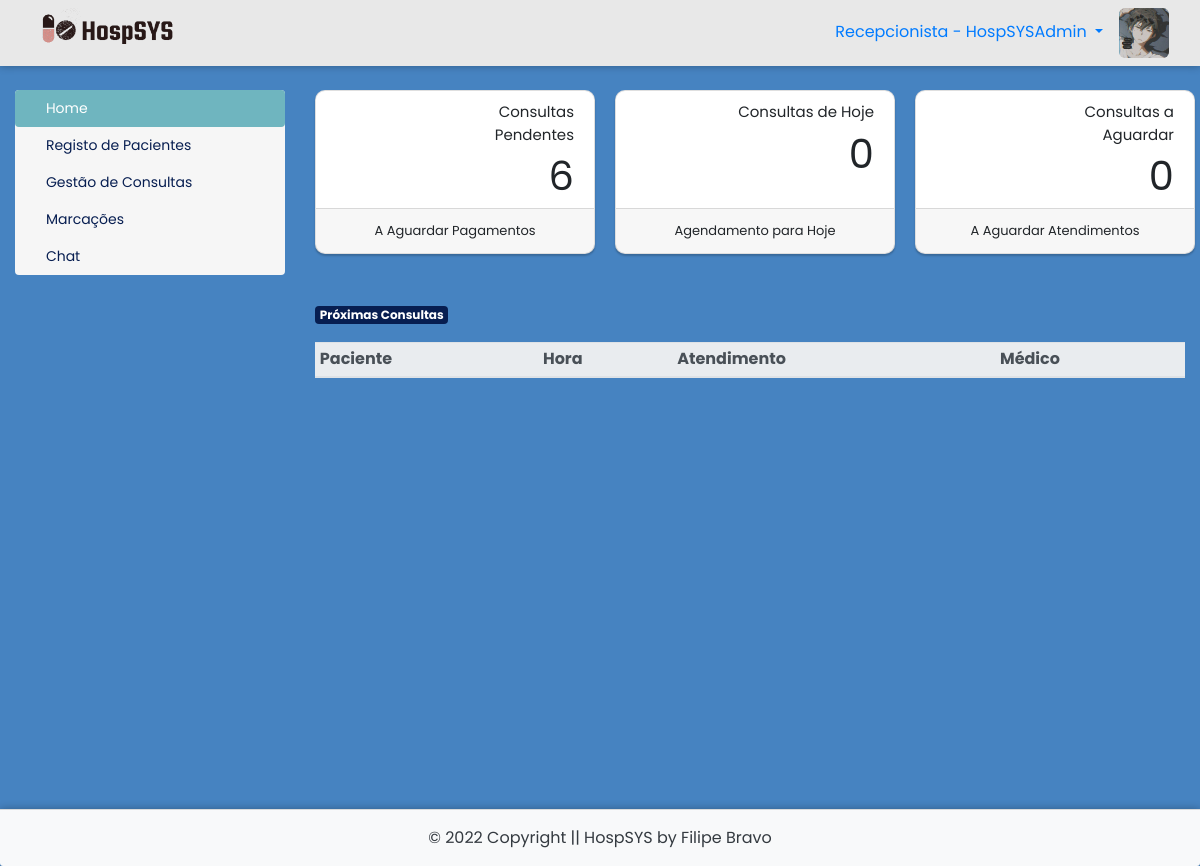
Screenshot of /painel-atend/index.php (signed in) with the database file from the repository.
### tables this page shows
CREATE TABLE `utilizadores` (
  `id` int(11) NOT NULL AUTO_INCREMENT,
  `nome` varchar(30) NOT NULL,
  `email` varchar(40) NOT NULL,
  `nif` varchar(20) NOT NULL,
  `cc` varchar(20) NOT NULL,
  `telefone` varchar(20) NOT NULL,
  `data_nascimento` date NOT NULL,
  `data_entrada` date DEFAULT NULL,
  `cedula` varchar(20) DEFAULT NULL,
  `especialidade` int(11) DEFAULT NULL,
  `consultorio` varchar(40) DEFAULT NULL,
  `password` varchar(200) NOT NULL,
  `nivel` varchar(25) NOT NULL,
  `foto` varchar(150) DEFAULT NULL,
  `code` int(50) NOT NULL,
  `status` varchar(30) NOT NULL,
  `estado_conta` varchar(15) NOT NULL,
  PRIMARY KEY (`id`),
  KEY `especialidade` (`especialidade`),
  CONSTRAINT `utilizadores_ibfk_1` FOREIGN KEY (`especialidade`) REFERENCES `especialidades` (`id`) ON DELETE CASCADE
);

### painel-atend/index.php (the view, shortened to what this page needs)
<?php
require_once("../conexao.php");
$id_utilizador = $_SESSION['id_utilizador'];
$resultado_foto = $pdo->query("SELECT * from utilizadores where id = $id_utilizador");
$dados_foto = $resultado_foto->fetchAll(PDO::FETCH_ASSOC);
$foto = $dados_foto[0]['foto'];
$resultado_nome = $pdo->query("SELECT * from utilizadores where id = $id_utilizador");
$dados_nome = $resultado_nome->fetchAll(PDO::FETCH_ASSOC);
$nome_utilizador = $dados_nome[0]['nome'];
$item1 = 'home';
$item2 = 'pacientes';
$item3 = 'consultas';
$item4 = 'marcacoes';
$item5 = 'editar-perfil';
$item6 = 'chat';
if(@$_GET['acao'] == $item1){
	$item1ativo = 'active';
}elseif (@$_GET['acao'] == $item2) {
	$item2ativo = 'active';
}elseif (@$_GET['acao'] == $item3) {
	$item3ativo = 'active';
}elseif (@$_GET['acao'] == $item4) {
	$item4ativo = 'active';
}elseif (@$_GET['acao'] == $item6) {
	$item6ativo = 'active';
}elseif (@$_GET['acao'] == 'chat1') {
	$item6ativo = 'active';
}else{
	$item1ativo = 'active';
}
?>
<!DOCTYPE html>
<html lang="pt-pt">
<head>
	<link rel="stylesheet" href="https://stackpath.bootstrapcdn.com/bootstrap/4.4.1/css/bootstrap.min.css">
	<link rel="stylesheet" href="../CSS/painel.css">
	<link rel="stylesheet" href="../CSS/footer.css">
	<link rel="stylesheet" href="../CSS/style1.css">
 	<link rel="stylesheet" href="https://cdnjs.cloudflare.com/ajax/libs/font-awesome/5.15.2/css/all.min.css"/>
	<link rel="stylesheet" href="https://cdnjs.cloudflare.com/ajax/libs/font-awesome/5.11.2/css/all.css">
</head>
<body>
<div style="box-shadow:0px 0px 8px rgba(0, 0, 0, 0.3);">
	<nav class="navbar navbar-light bg-light">
		<div class="col-md-12">
			<img class="float-left" src="../img/logohorizontal.png">
			<div class="float-right">
				<?php echo'<img style="height: 50px; width: 50px; border-radius: 6px;" src="../img/fotos-perfil/'.$foto.'">';?>
			</div>
			<li class="float-right nav-item dropdown">
				<a class="float-right nav-link dropdown-toggle mt-1" href="#" id="navbarDropdown" role="button" data-toggle="dropdown" aria-haspopup="true" aria-expanded="false">
					Recepcionista - <?php echo $nome_utilizador; ?>
				</a>
			</li>
			</div>
	</div>
<div class="main-container">
	<div class="container-fluid mt-4">
		<div class="row">
			<div class="col-md-3 col-sm-12 mb-4">
				<div class="nav flex-column nav-pills" id="v-pills-tab" role="tablist" aria-orientation="vertical">
					<a class="nav-link <?php echo $item1ativo ?>" id="v-pills-home-tab" href="index.php?acao=<?php echo $item1 ?>" role="tab" aria-controls="v-pills-home" aria-selected="true"><i class="fas fa-home mr-1"></i>Home</a>
					<a class="nav-link <?php echo $item2ativo ?>" id="link-medicos" href="index.php?acao=<?php echo $item2 ?>" role="tab" aria-controls="v-pills-profile" aria-selected="false"><i class="fas fa-user-injured mr-1"></i>Registo de Pacientes</a>
					<a class="nav-link <?php echo $item3ativo ?>" id="v-pills-messages-tab" href="index.php?acao=<?php echo $item3 ?>" role="tab" aria-controls="v-pills-messages" aria-selected="false"><i class="fas fa-calendar-check mr-1"></i>Gestão de Consultas</a>
					<a class="nav-link <?php echo $item4ativo ?>" id="v-pills-messages-tab" href="index.php?acao=<?php echo $item4 ?>" role="tab" aria-controls="v-pills-messages" aria-selected="false"><i class="fas fa-calendar mr-1"></i>Marcações</a>
					<a class="nav-link <?php echo $item6ativo ?>" id="v-pills-messages-tab" href="index.php?acao=<?php echo $item6 ?>" role="tab" aria-controls="v-pills-messages" aria-selected="false"><i class="fas fa-comments mr-1"></i>Chat</a>
				</div>
			</div>
			<div class="col-md-9 col-sm-12">
				<div class="tab-content" id="v-pills-tabContent">
					<div class="tab-pane fade show active" role="tabpanel">
						<?php if(@$_GET['acao'] == $item1){
							include_once($item1.".php");
						}elseif (@$_GET['acao'] == $item2) {
							include_once($item2.".php");
						}elseif (@$_GET['acao'] == $item3) {
							include_once($item3.".php");
						}elseif (@$_GET['acao'] == $item4) {
							include_once($item4.".php");
						}elseif (@$_GET['acao'] == $item5) {
							include_once($item5.".php");
						}elseif (@$_GET['acao'] == $item6) {
							include_once("users.php");
						}elseif (@$_GET['acao'] == 'chat1') {
							include_once("chat.php");
						}else{
							include_once($item1.".php");
						}
						?>
					</div>
				</div>
			</div>
		</div>
	</div>
	<?php if (@$_GET['acao'] != 'chat1') { include('../footers/footer.php'); } ?>
</div>
</body>
</html>

### CSS/painel.css (style rules this page uses)
body { background-color:#4683c1; }
.navbar { background-color:#e8e8e8 !important; }
.navbar img { width:150px; }
.navbar li { list-style:none; }
.nav { background-color:#f6f6f6 !important; border-radius:4px !important; }
.nav a { color:#071e51; font-size:14px; }
.nav .active { background-color:#6fb5bf !important; }

### CSS/footer.css (style rules this page uses)
* { box-sizing: border-box; }
*:before, *:after { box-sizing: border-box; }
html, body { height: 100%; position: relative; }
.main-container { min-height: 100vh; overflow: hidden; display: block; position: relative; padding-bottom: 100px; }

### CSS/style1.css (style rules this page uses)
* { margin: 0; padding: 0; box-sizing: border-box; text-decoration: none; font-family: 'Poppins', sans-serif; }

### rows the page displays
utilizadores: foto (picture), nome "HospSYSAdmin"

### other values shown
$valor_pend "6"
$valor_hoje "0"
$valor_aguar "0"
